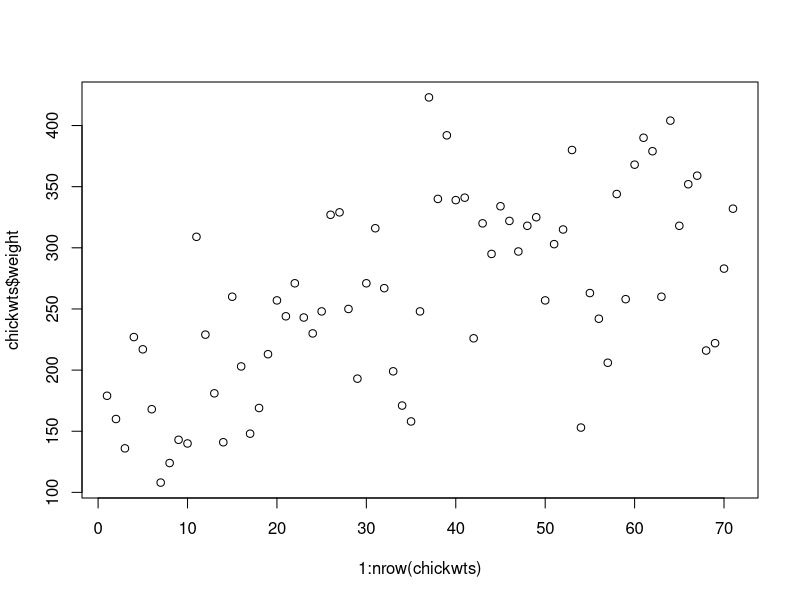
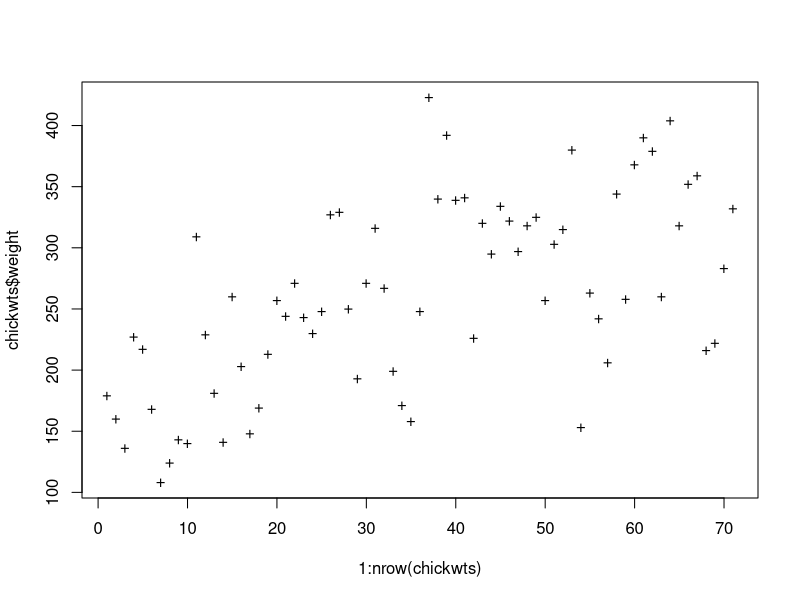
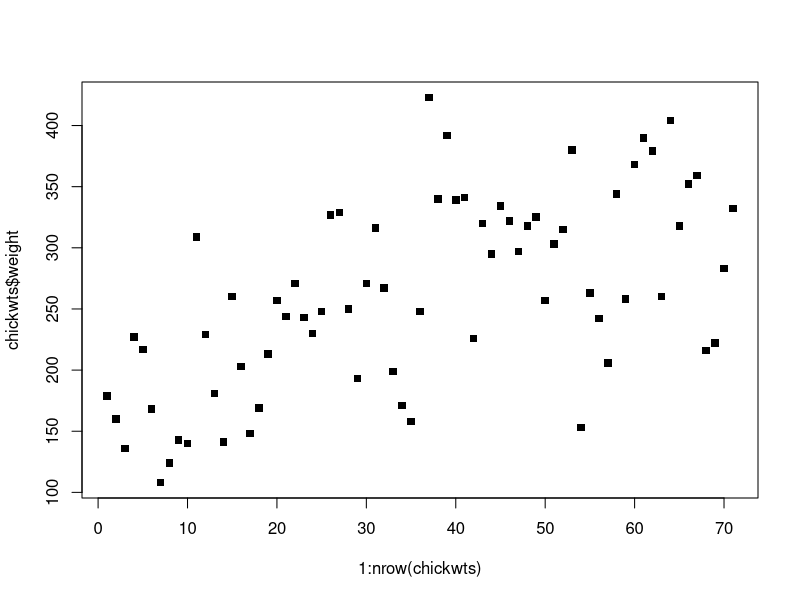
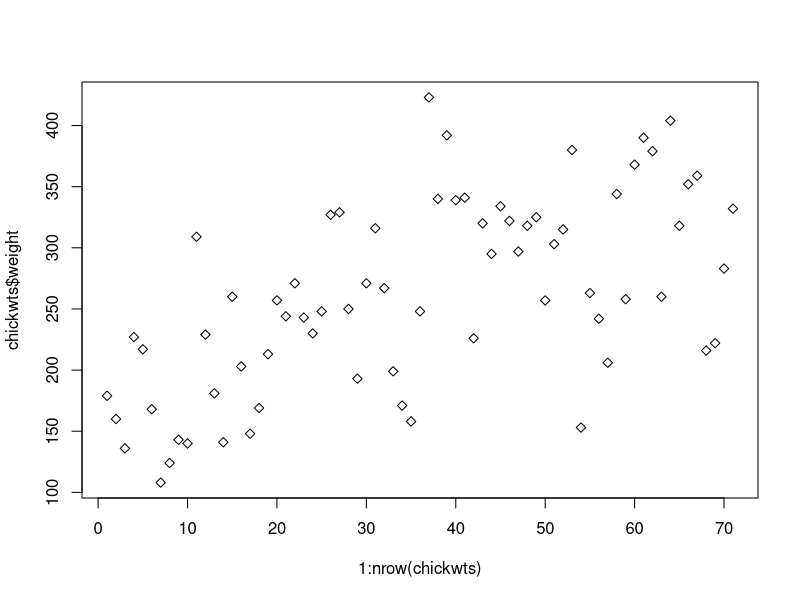
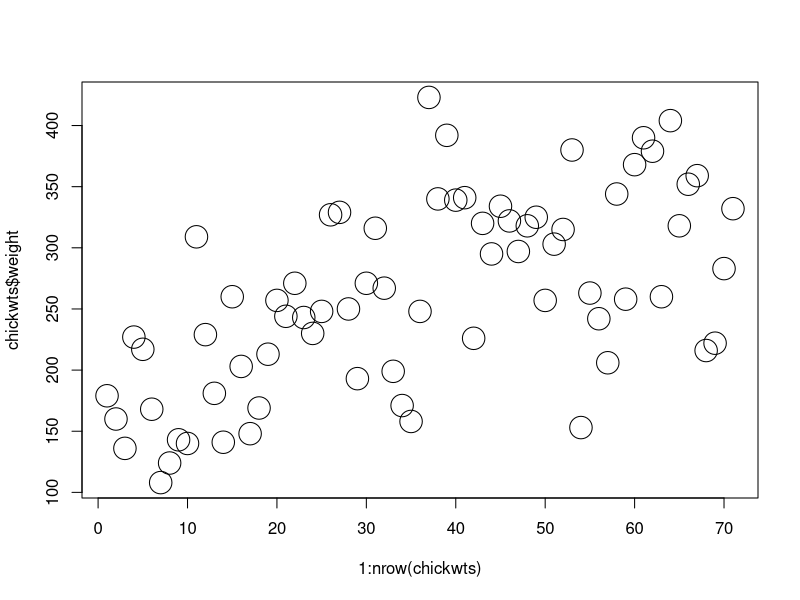
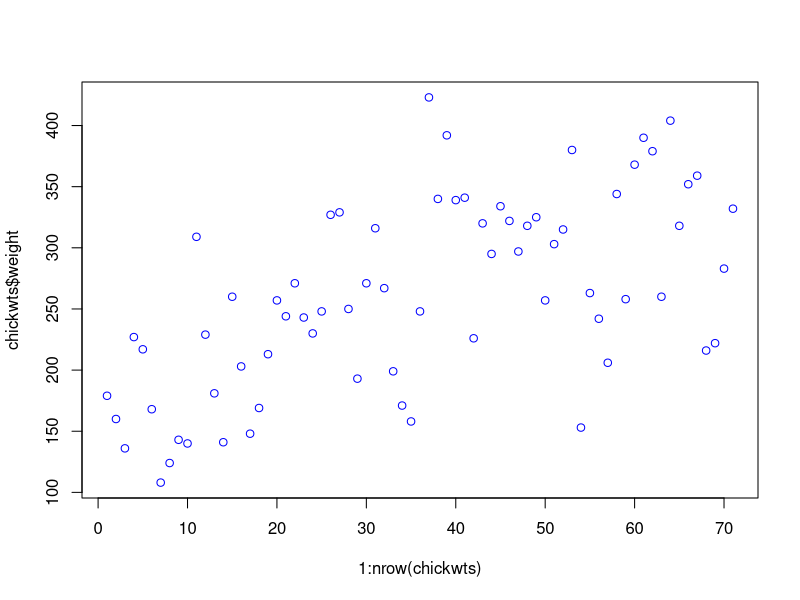
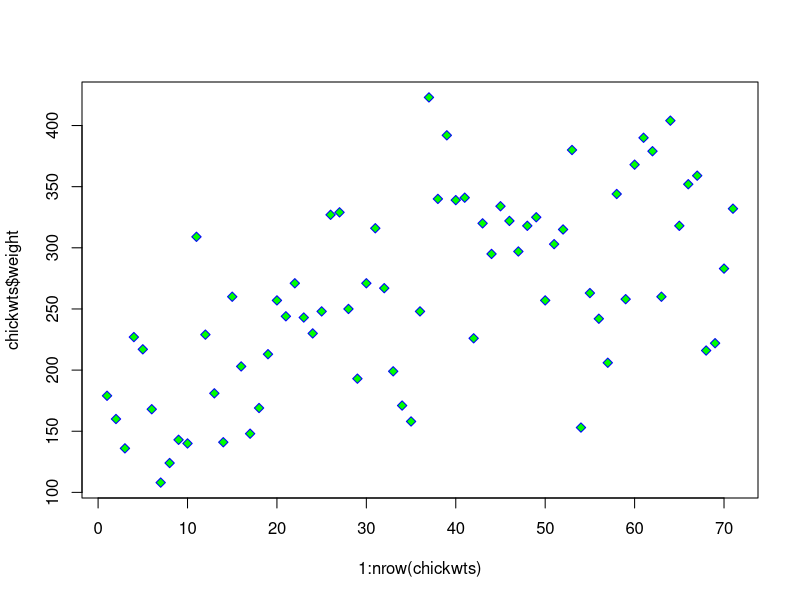
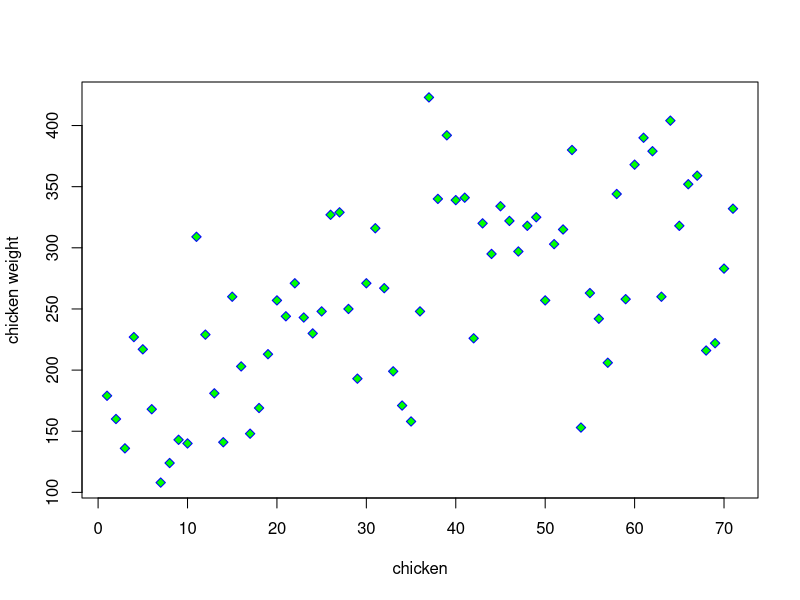

Reproduce these figures in R, in order.
data()
?chickwts

chickwts
#sth about plot 
plot(x=1:nrow(chickwts), y=chickwts$weight)

plot(x=1:nrow(chickwts), y=chickwts$weight, pch='+') 
plot(x=1:nrow(chickwts), y=chickwts$weight, pch=15)
plot(x=1:nrow(chickwts), y=chickwts$weight, pch=23)
plot(x=1:nrow(chickwts), y=chickwts$weight, cex=3)
plot(x=1:nrow(chickwts), y=chickwts$weight, col='blue')
colors()
plot(x=1:nrow(chickwts), y=chickwts$weight, pch=23,
     col='blue', bg='#00FF00')

plot(x=1:nrow(chickwts), y=chickwts$weight, pch=23,
     col='blue', bg='#00FF00', xlab = 'chicken', ylab = 'chicken weight')

# prepare plot with legend
#define vctor of colors
my_colors <- c('red', 'yellow', 'green', 'orange', 'violet', 'blue')
#define wector of shapes
my_shapes = (15:20)
#Take clolrs and shapes from vectors
color_column  <- my_colors[as.numeric(chickwts$feed)]
shapes_column <- my_shapes[as.numeric(chickwts$feed)]
#prepare plot
plot(x=1:nrow(chickwts), y=chickwts$weight,
     col=color_column, pch=shapes_column,
     xlab = 'chicken', ylab = 'chicken weight')
#show legend
legend("topleft", legend = levels(chickwts$feed),
       col = my_colors,
       pch = my_shapes)

#--------------------------------
#Bar pot

barplot(data = chickwts, height = chickwts$weight)

#define colors colors
barplot(data = chickwts, height = chickwts$weight,
        col = color_column)
#show leggend
legend("topleft", legend = levels(chickwts$feed),
       col = my_colors, pch = my_shapes)

#box plot
boxplot(weight ~ feed, data = chickwts, varwidth = TRUE, noth = TRUE)
